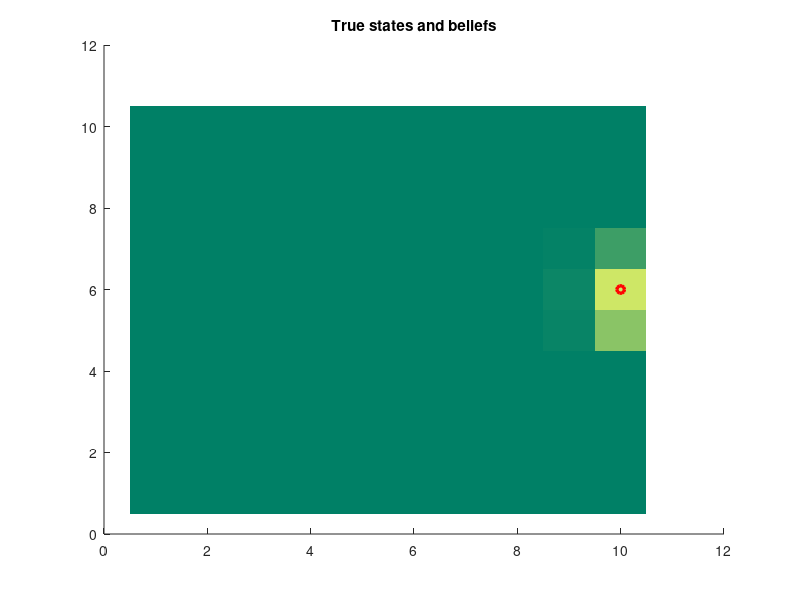
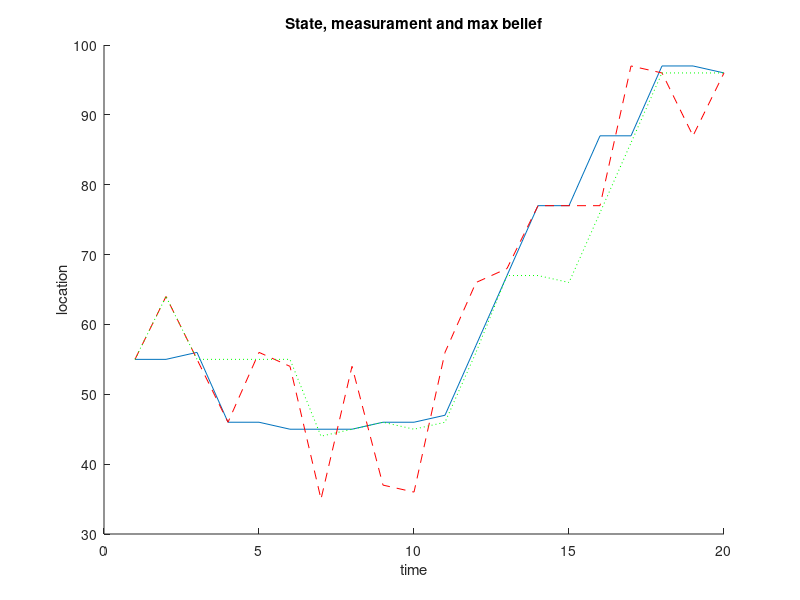

The MATLAB script that drew these images, in order:
clc;clear;clear all;
%% crearting AVI object
makemovie = 0;
if (makemovie)
    vidObj=VideoWriter('bayes.avi');
    vidObj.Quality = 100;
    vidObj.FrameRate = 3;
    open(vidObj);
end

%% sim parameters
T=20; %simulation length
n=10; % grid size
N=n^2; % state size
x=zeros(N,T+1); % state vector
pos=[5 5]; % initial position
x(pos(1)+n*(pos(2)-1)) = 1;
u=zeros(1,T); % input vector
y=zeros(N,T); % measurement vector

%% motion model
mot_mod=zeros(N,N,4);
for i=1:n %row
    for j=1:n %column
        cur = i + (j-1)*n; %current index
% move up
if j>1
    mot_mod(cur-n,cur,1) = 0.6; %60 can go  %it changes the index
    mot_mod(cur,cur,1) = 0.4; %40 can not go, it will stay

else
    mot_mod(cur,cur,1) = 1;
end
%move right
if (i<n)
        mot_mod(cur+1,cur,2) = 0.6;
            mot_mod(cur,cur,2) = 0.4;
else
     mot_mod(cur,cur,2) = 1;
end
%move down
if (j<n)
        mot_mod(cur+n,cur,3) = 0.6;
            mot_mod(cur,cur,3) = 0.4;
else
     mot_mod(cur,cur,3) = 1;
end
%move left
if (i>1)
        mot_mod(cur-1,cur,4) = 0.6;
            mot_mod(cur,cur,4) = 0.4;
else
     mot_mod(cur,cur,4) = 1;
end
    end
end

%%  measurement model
%creating measurement model
meas_mod_rel= [0.11 0.11 0.11; 0.11 0.12 0.11; 0.11 0.11 0.11]; %probobality matrix
% p(y_t | x_t)
meas_mod = zeros(N,N);
% fill in non-boundary measurements
for i=2:n-1
    for j=2:n-1
        cur = i+(j-1)*n;
        meas_mod(cur-n+[-1:1:1],cur) = meas_mod_rel(1,:);
        meas_mod(cur+[-1:1:1],cur) = meas_mod_rel(2,:);
        meas_mod(cur+n+[-1:1:1],cur) = meas_mod_rel(3,:);
    end
end

%% fill in boundaries by dropping impossible measurements
scale = 1-sum(meas_mod_rel(1,:));
for i=2:n-1
    %top
    cur=i;
    meas_mod(cur+[-1:1:1],cur) = meas_mod_rel(2,:)/scale;
    meas_mod(cur+n+[-1:1:1],cur) = meas_mod_rel(3,:)/scale;
    %right
    cur=i*n;
    meas_mod(cur-1+n*[-1:1:1],cur) = meas_mod_rel(:,1)/scale;
    meas_mod(cur+n*[-1:1:1],cur) = meas_mod_rel(:,2)/scale;
    %bottom
    cur= (n-1)*n+i;
    meas_mod(cur-n+[-1:1:1],cur) = meas_mod_rel(1,:)/scale;
    meas_mod(cur+[-1:1:1],cur) = meas_mod_rel(2,:)/scale;
    %left
    cur= (i-1)*n+1;
    meas_mod(cur+n*[-1:1:1],cur) = meas_mod_rel(:,2)/scale;
    meas_mod(cur+1+n*[-1:1:1],cur) = meas_mod_rel(:,3)/scale;
end

%fill in corners, assume fixed
meas_mod([1 2 n+1 n+2],1) = 0.25;
meas_mod([n-1 n 2*n-1 2*n], n) = 0.25;
meas_mod([n*(n-2)+1 n*(n-2)+2 n*(n-1)+1 n*(n-1)+2], n*(n-1)+1) = 0.25;
meas_mod([n*(n-1)-1 n*(n-1) n*(n-1) n*n],n*n) = 0.25;

%%  initial belief for vehicle states
%0=no obstacle, 1= obstacle
bel = 1/N^2*ones(N,1);
belp=bel;
figure;clf;hold on;
beliefs = reshape(bel,n,n);
imagesc(beliefs);
plot(pos(2),pos(1),'ro','MarkerSize',6,'LineWidth',2);
colormap(summer);
title('Ture state and beliefs')

%% MAIN LOOP
for t=1:T
   %% simulation
   %select motion input
   u(t)=ceil(4*rand(1));
   thresh=rand(1);
   new_x = find(cumsum(squeeze(mot_mod(:,:,u(t)))*x(:,t))> thresh,1);
   %move vehicle
   x(new_x,t+1) = 1;
   %take measurement
   thresh= rand(1);
   new_y = find(cumsum(meas_mod(:,:)*x(:,t+1))>thresh,1);
   y(new_y,t) = 1;
   %store for ploting
   curx = reshape(x(:,t+1)',n,n);
   [xi,xj]=find(curx>0);
   xp(:,t) = [xi;xj];
   cury = reshape(y(:,t)',n,n);
   [yi ,yj] = find(cury>0);
   yp(:,t)= [yi ; yj];
   xt(t)=new_x;
   yt(t)= new_y;
   %% bayesian estimation
   %prediction update
   belp= squeeze(mot_mod(:,:,u(t)))*bel;
   %measurement update
   bel=meas_mod(new_y,:)'.*belp;
   bel=bel/norm(bel); % to normalize

   [pmax y_bel(t)]=max(bel);

  %% plot beliefs
  beliefs = reshape(bel,n,n);
  imagesc(beliefs);
  plot(xj,xi,'ro','MarkerSize',6,'LineWidth',2);
  plot(yj,yi,'ro','MarkerSize',4,'LineWidth',1);
  colormap(summer);
  title('True states and beliefs');
  if (makemovie) writeVideo(vidObj, getframe(gca));
  end
end

if (makemovie) close (vidObj);
end
figure;clf;hold on;
plot(xt);
plot(yt,'r--');
plot(y_bel, 'g:');
title('State, measurament and max belief');
xlabel('time');
ylabel('location');
